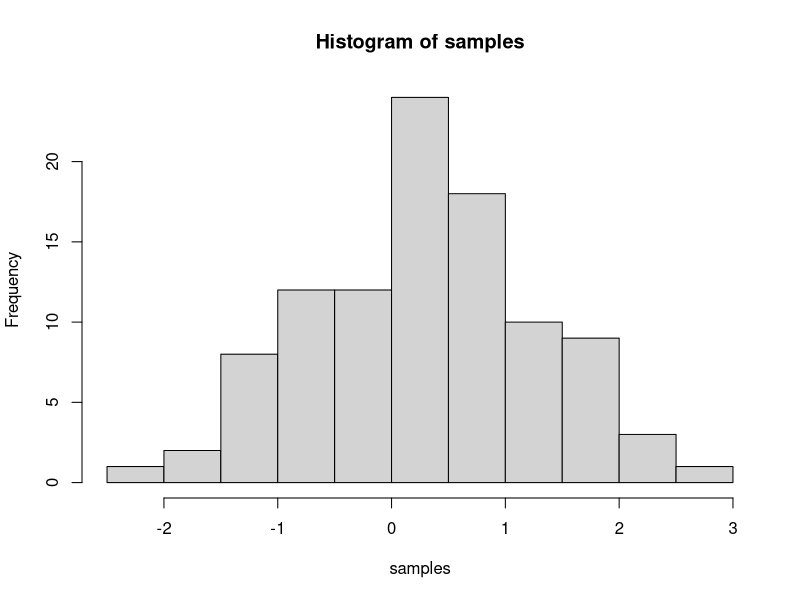
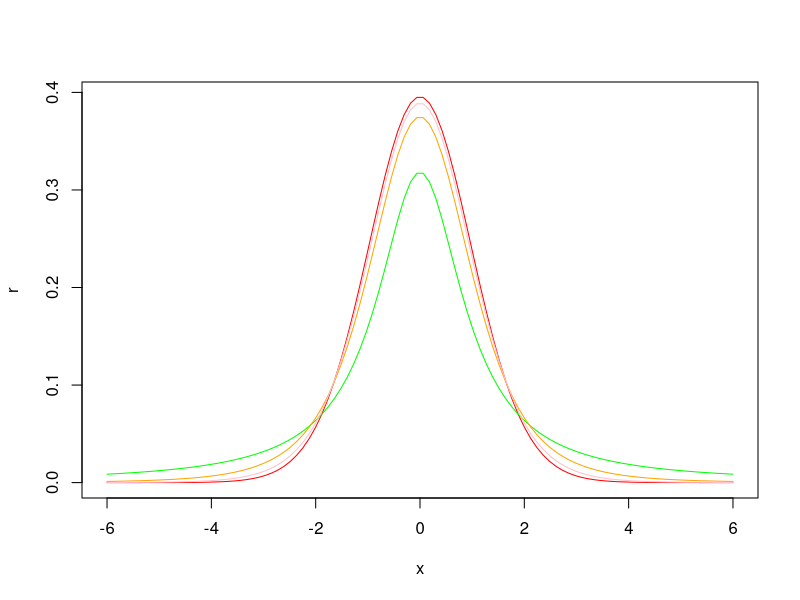
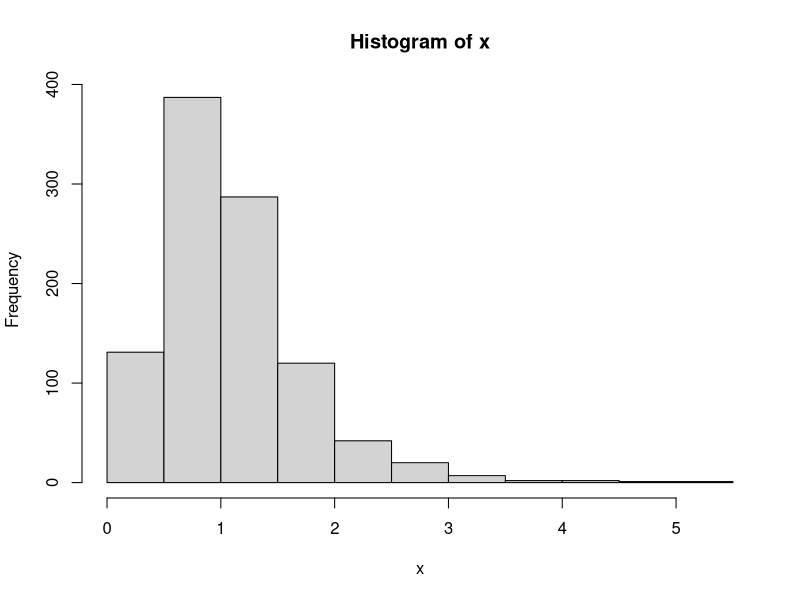

The R script that drew these images, in order:
# rt random values tdist  tr(n,df) here df is degree of freedom
# 1
n=100
df=n-1
samples<-rt(n,df)
samples
hist(samples)

# 2
n=100
df=c(2,10,25)
rchisq(n,df[1])
rchisq(n,df[2])
rchisq(n,df[3])

# 3 we used d because a specific point was given
x<-seq(-6,6,length=100)
df<-c(1,4,10,30)
dt(x,df[1])
dt(x,df[2])
dt(x,df[3])
r=dt(x,df[4])
plot(x,r,type="l",col="red")  # type l means line
colour<-c("green","orange","pink")
for(i in 1:3){
  lines(x,dt(x,df[i]),col=colour[i])
}

# 4 qt if we want point from probability
# in f dist we use 2 degree of freedom n,df1,df2
# 1
qf(0.95,df1=10,df2=20)
# 2 pf is used to find cumulative and it finds value for less than the point given
pf(1.5,10,20)
pf(1.5,10,20,lower.tail = FALSE)

# 3
q<-c(0.25,0.5,0.75,0.99)
df1=10
df2=20
qf(q[1],df1,df2)
qf(q[2],df1,df2)
qf(q[3],df1,df2)
qf(q[4],df1,df2)

# 4
x<-rf(1000,df1=10,df2=20)
hist(x)
